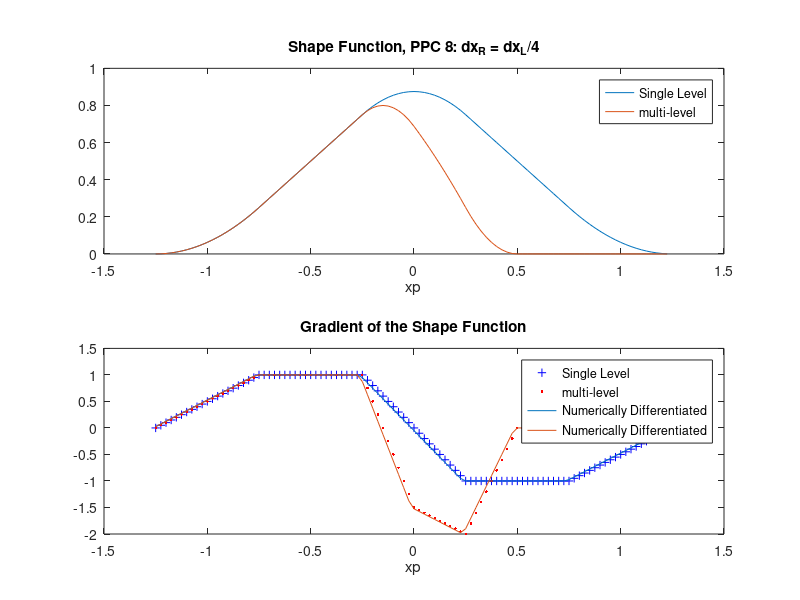

Here is the MATLAB script that generated this plot:
function k=plotShapeFunctions

%____________________________________________________________________
% This function plots the shape functions
  close all;
  clear all;
  global PPC;
  global NSFN;
  PPC = 2;
  NSFN = 1;

  numRegions    = int32(1);              % partition the domain into numRegions
  Regions       = cell(numRegions,1);    % array that holds the individual region information

  R.min         = 0;                     % location of left node
  R.max         = 1;                     % location of right node
  R.dx          = 1;
  R.NN          = 2;                    % number of nodes including the BC nodes
  Regions{1}    = R;
  
  Lx      = zeros(R.NN,2);
  nodePos = zeros(R.NN,1);      % node Position
  nodePos(1)    = R.min;  
  nodePos(2)    = R.max;

  Lx(1,1) = R.dx;
  Lx(1,2) = R.dx/4;
  Lx(2,1) = R.dx;
  Lx(2,2) = R.dx;
  
  L = R.dx;
  lp = R.dx/(2 * PPC)

  maxpts = int32(100);
  xp(1)  = -L-lp + R.min;
  
  Ss1(1) = 0.0;
  Ss2(1) = 0.0;
  
  Gs(1)  = 0.0;
  Gs2(1) = 0.0;
  
  delX = ( 2 * (L+lp))/double(maxpts);

  for (c=2:maxpts)
    xp(c) = xp(c-1) + delX;
    [nodes,S1]    =findNodesAndWeights_gimp(xp(c), numRegions, Regions, nodePos, Lx);
    [nodes,S2]    =findNodesAndWeights_gimp2(xp(c), numRegions, Regions, nodePos, Lx);
    
    [nodes,G1, dx]=findNodesAndWeightGradients_gimp(xp(c), numRegions, Regions, nodePos);
    [nodes,G2, dx]=findNodesAndWeightGradients_gimp2(xp(c), numRegions, Regions, nodePos,Lx);    
    
    Ss1(c) = S1(1);
    Ss2(c) = S2(1);
    
    Gs1(c) = G1(1);
    Gs2(c) = G2(1);
  end
 
  % Numerically differentiate the shape functions
  ML_grad  = diff(Ss1)/delX;
  ML_grad2 = diff(Ss2)/delX;
  ML_grad(maxpts)  = 0.0;
  ML_grad2(maxpts) = 0.0;  
 
  %__________________________________
  % plot up the results
  set(gcf,'position',[50,100,900,900]);
  subplot(2,1,1),plot(xp,Ss1, xp, Ss2)
  title('Shape Function, PPC 8: dx_R = dx_L/4');
  xlabel('xp')
  legend('Single Level','multi-level');
  
  subplot(2,1,2),plot(xp,Gs1, 'b+', xp,Gs2, 'r.', xp,ML_grad,xp,ML_grad2)
  title('Gradient of the Shape Function');
  xlabel('xp')
  legend('Single Level','multi-level', 'Numerically Differentiated', 'Numerically Differentiated');
end
%______________________________________________________________________
% functions
%______________________________________________________________________
%
function[nodes,dx]=positionToClosestNodes(xp,nRegions,Regions, nodePos)
  
  nodes(1) = 1;              %HARDWIRED for this test problem
  dx = Regions{1}.dx;
end

%__________________________________
function [nodes,Ss]=findNodesAndWeights_gimp(xp, nRegions, Regions, nodePos, Lx)
  global PPC;
  global NSFN;
  
  % find the nodes that surround the given location and
  % the values of the shape functions for those nodes
  % Assume the grid starts at x=0.  This follows the numenclature
  % of equation 7.16 of the MPM documentation 

 [nodes,dx]=positionToClosestNodes(xp,nRegions,Regions, nodePos);
  
  L = dx;
  lp= dx/(2 * PPC);          % This assumes that lp = lp_initial.
  
  for ig=1:NSFN
    Ss(ig) = double(-9);
    delX = xp - nodePos(nodes(ig));

    if ( ((-L-lp) < delX) && (delX <= (-L+lp)) )
      
      Ss(ig) = ( ( L + lp + delX)^2 )/ (4.0*L*lp);
      
    elseif( ((-L+lp) < delX) && (delX <= -lp) )
      
      Ss(ig) = 1 + delX/L;
      
    elseif( (-lp < delX) && (delX <= lp) )
      
      numerator = delX^2 + lp^2;
      Ss(ig) =1.0 - (numerator/(2.0*L*lp));  
    
    elseif( (lp < delX) && (delX <= (L-lp)) )
      
      Ss(ig) = 1 - delX/L;
            
    elseif( ((L-lp) < delX) && (delX <= (L+lp)) )
    
      Ss(ig) = ( ( L + lp - delX)^2 )/ (4.0*L*lp);
    
    else
      Ss(ig) = 0;
    end
  end
  
end

%__________________________________
function [nodes,Ss]=findNodesAndWeights_gimp2(xp, nRegions, Regions, nodePos, Lx)
  global PPC;
  global NSFN;
  % find the nodes that surround the given location and
  % the values of the shape functions for those nodes
  % Assume the grid starts at x=0.  This follows the numenclature
  % of equation 15 of the reference
  [nodes,dx]=positionToClosestNodes(xp,nRegions,Regions, nodePos);
 
  for ig=1:NSFN
    node = nodes(ig);
    Lx_minus = Lx(node,1);
    Lx_plus  = Lx(node,2);
    lp       = dx/(2 * PPC);          % This assumes that lp = lp_initial.

    delX = xp - nodePos(node);
    A = delX - lp;
    B = delX + lp;
    a = max( A, -Lx_minus);
    b = min( B,  Lx_plus);

    if (B <= -Lx_minus || A >= Lx_plus)
      
      Ss(ig) = 0;
    
    elseif( b <= 0 )
    
      t1 = b - a;
      t2 = (b*b - a*a)/(2.0*Lx_minus);
      Ss(ig) = (t1 + t2)/(2.0*lp);
      
    elseif( a >= 0 )
      
      t1 = b - a;
      t2 = (b*b - a*a)/(2.0*Lx_plus);
      Ss(ig) = (t1 - t2)/(2.0*lp);
    else
    
      t1 = b - a;
      t2 = (a*a)/(2.0*Lx_minus);
      t3 = (b*b)/(2.0*Lx_plus);
      Ss(ig) = (t1 - t2 - t3)/(2*lp);
      
    end
  end
  
end

%__________________________________
function [nodes,Gs, dx]=findNodesAndWeightGradients_gimp(xp, nRegions, Regions, nodePos)
  global PPC;
  global NSFN;
  % find the nodes that surround the given location and
  % the values of the gradients of the shape functions.
  % Assume the grid starts at x=0.
  [nodes,dx]=positionToClosestNodes(xp,nRegions,Regions, nodePos);
  
  L  = dx;
  lp = dx/(2 * PPC);          % This assumes that lp = lp_initial.
  
  for ig=1:NSFN
    Gs(ig) = -9;
    delX = xp - nodePos(nodes(ig));

    if ( ((-L-lp) < delX) && (delX <= (-L+lp)) )
      
      Gs(ig) = ( L + lp + delX )/ (2.0*L*lp);
      
    elseif( ((-L+lp) < delX) && (delX <= -lp) )
      
      Gs(ig) = 1/L;
      
    elseif( (-lp < delX) && (delX <= lp) )
      
      Gs(ig) =-delX/(L*lp);  
    
    elseif( (lp < delX) && (delX <= (L-lp)) )
      
      Gs(ig) = -1/L;
            
    elseif( ( (L-lp) < delX) && (delX <= (L+lp)) )
    
      Gs(ig) = -( L + lp - delX )/ (2.0*L*lp);
    
    else
      Gs(ig) = 0;
    end
  end
end

%__________________________________
function [nodes,Gs, dx]=findNodesAndWeightGradients_gimp2(xp, nRegions, Regions, nodePos, Lx)
  global PPC;
  global NSFN;
  % find the nodes that surround the given location and
  % the values of the gradients of the shape functions.
  % Assume the grid starts at x=0.
  [nodes,dx]=positionToClosestNodes(xp,nRegions,Regions, nodePos);
  
  ig = 1;
  
  node = nodes(ig);                                                       
  Lx_minus = Lx(node,1);                                                  
  Lx_plus  = Lx(node,2);                                                  
  lp       = dx/(2 * PPC);          % This assumes that lp = lp_initial.  

  delX = xp - nodePos(node);                                              
  A = delX - lp;                                                          
  B = delX + lp;                                                          
  a = max( A, -Lx_minus);                                                 
  b = min( B,  Lx_plus);                                                  
                                                           
  if (B <= -Lx_minus || A >= Lx_plus)   %--------------------------     B<= -Lx- & A >= Lx+                                    

    Gs(ig) = 0;                                                           

  elseif( b <= 0 )                      %--------------------------     b <= 0                                                

    if( (B < Lx_plus) && (A > -Lx_minus))

      Gs(ig) = 1/Lx_minus;

    elseif( (B >= Lx_plus) && (A > -Lx_minus) )

      Gs(ig) = (Lx_minus + A)/ (2.0 * Lx_minus * lp);

    elseif( (B < Lx_plus) && (A <= -Lx_minus) )

      Gs(ig) = (Lx_minus + B)/ (2.0 * Lx_minus * lp);      

    else
      Gs(ig) = 0.0;
    end                            

  elseif( a >= 0 )                        %--------------------------    a >= 0                                          

    if( (B < Lx_plus) && (A > -Lx_minus))

      Gs(ig) = -1/Lx_plus;

    elseif( (B >= Lx_plus) && (A > -Lx_minus) )

      Gs(ig) = (-Lx_plus + A)/ (2.0 * Lx_plus * lp);

    elseif( (B < Lx_plus) && (A <= -Lx_minus) )

      Gs(ig) = (Lx_plus - B)/ (2.0 * Lx_plus * lp);      

    else
      Gs(ig) = 0.0;
    end  

  else                                      %--------------------------    other                                                    

     if( (B < Lx_plus) && (A > -Lx_minus))

      Gs(ig) = -A/(2.0 * Lx_minus * lp)  - B/(2.0 * Lx_plus * lp);

    elseif( (B >= Lx_plus) && (A > -Lx_minus) )

      Gs(ig) = (-Lx_minus - A)/(2.0 * Lx_minus * lp)

    elseif( (B < Lx_plus) && (A <= -Lx_minus) )

      Gs(ig) = (Lx_plus - B)/(2.0 * Lx_plus * lp)

    else
      Gs(ig) = 0.0;
    end                                          
  end
end
